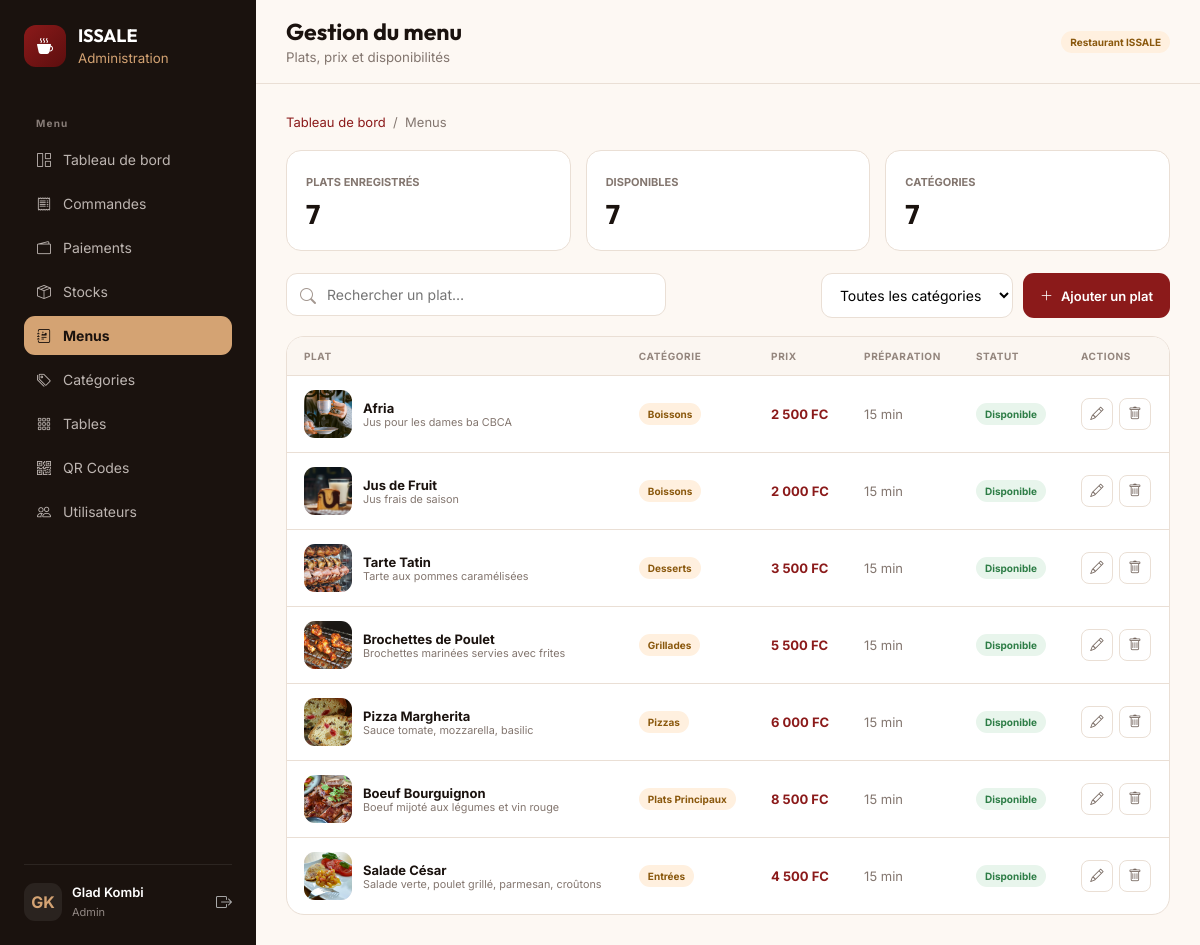
Screenshot of /views/menus.php (signed in) with the database file from the repository.
### tables this page shows
CREATE TABLE `menus` (
  `id` int(11) NOT NULL,
  `category_id` int(11) NOT NULL,
  `nom` varchar(100) NOT NULL,
  `description` text DEFAULT NULL,
  `price` decimal(10,2) NOT NULL,
  `image` varchar(255) DEFAULT NULL,
  `is_available` tinyint(1) DEFAULT 1,
  `preparation_time` int(11) DEFAULT 15,
  `stock_quantity` int(11) NOT NULL DEFAULT 0,
  `display_order` int(11) DEFAULT 0,
  `created_by` int(11) DEFAULT NULL,
  `created_at` datetime DEFAULT current_timestamp(),
  `supprimer` int(11) DEFAULT 0
);

CREATE TABLE `categories` (
  `id` int(11) NOT NULL,
  `nom` varchar(50) NOT NULL,
  `supprimer` int(11) DEFAULT 0
);

### config/database.php (called while the page is built, shortened)
<?php
function getDBConnection() {
    try {
        $pdo = new PDO(
            "mysql:host=" . DB_HOST . ";dbname=" . DB_NAME . ";charset=" . DB_CHARSET,
            DB_USER,
            DB_PASS,
            [
                PDO::ATTR_ERRMODE => PDO::ERRMODE_EXCEPTION,
                PDO::ATTR_DEFAULT_FETCH_MODE => PDO::FETCH_OBJ,
                PDO::ATTR_EMULATE_PREPARES => false
            ]
        );
        return $pdo;
    } catch (PDOException $e) {
        error_log("Erreur de connexion à la base de données : " . $e->getMessage());
        throw $e;
    }
}
try {
    $pdo = getDBConnection();
} catch (PDOException $e) {
    die("Erreur de connexion à la base de données : " . $e->getMessage());
}
function executeQuery($sql, $params = []) {
    global $pdo;
    try {
        $stmt = $pdo->prepare($sql);
        $stmt->execute($params);
        return $stmt;
    } catch (PDOException $e) {
        error_log("Erreur SQL : " . $e->getMessage() . " - Requête: " . $sql);
        return false;
    }
}
function fetchAll($sql, $params = []) {
    $stmt = executeQuery($sql, $params);
    return $stmt ? $stmt->fetchAll() : [];
}

### views/menus.php (the view, shortened to what this page needs)
<?php
require_once __DIR__.'/../config/database.php';
function mh($v):string{return htmlspecialchars((string)$v,ENT_QUOTES,'UTF-8');}
$menus=fetchAll('SELECT m.*,c.nom category_name FROM menus m JOIN categories c ON c.id=m.category_id WHERE m.supprimer=0 ORDER BY m.created_at DESC,m.id DESC');
$categories=fetchAll('SELECT id,nom FROM categories WHERE supprimer=0 ORDER BY nom');
$available=0;foreach($menus as $m)if($m->is_available)$available++;
$adminName=trim(($_SESSION['user_nom']??'Utilisateur').' '.($_SESSION['user_prenom']??''));$initials=strtoupper(substr($_SESSION['user_nom']??'U',0,1).substr($_SESSION['user_prenom']??'',0,1));
?>
<!doctype html><html lang="fr"><head><meta charset="utf-8"><meta name="viewport" content="width=device-width,initial-scale=1"><title>Gestion du menu — ISSALE</title>
<link href="https://cdn.jsdelivr.net/npm/bootstrap-icons@1.11.1/font/bootstrap-icons.css" rel="stylesheet">
</head><body>
<aside class="sidebar" id="sidebar"><div class="brand"><div class="logo"><i class="bi bi-cup-hot-fill"></i></div><div><h1>ISSALE</h1><small>Administration</small></div></div><nav></nav><div class="user"><div class="avatar"><?=mh($initials)?></div><div><p><?=mh($adminName)?></p><span><?=mh(ucfirst($_SESSION['user_type']??''))?></span></div><a class="logout" href="../models/logout.php"><i class="bi bi-box-arrow-right"></i></a></div></aside>
<main class="main"><header class="top"><div style="display:flex;align-items:center;gap:12px"><button class="menu-btn" onclick="toggleSidebar()"><i class="bi bi-list"></i></button><div><h2>Gestion du menu</h2><small>Plats, prix et disponibilités</small></div></div><span class="badge category">Restaurant ISSALE</span></header><section class="content"><div class="crumb"><a href="dashboard.php">Tableau de bord</a> &nbsp;/&nbsp; Menus</div>
<div class="stats"><div class="stat"><span>Plats enregistrés</span><strong><?=count($menus)?></strong></div><div class="stat"><span>Disponibles</span><strong><?=$available?></strong></div><div class="stat"><span>Catégories</span><strong><?=count($categories)?></strong></div></div>
<div class="toolbar"><div class="search"><i class="bi bi-search"></i><input id="search" oninput="filterMenus()" placeholder="Rechercher un plat…"></div><div class="tools"><select class="filter" id="categoryFilter" onchange="filterMenus()"><option value="">Toutes les catégories</option><?php foreach($categories as $c):?><option value="<?=$c->id?>"><?=mh($c->nom)?></option><?php endforeach;?></select><button class="btn primary" onclick="openMenu()"><i class="bi bi-plus-lg"></i>Ajouter un plat</button></div></div>
<div class="card"><div class="wrap"><table><thead><tr><th>Plat</th><th>Catégorie</th><th>Prix</th><th>Préparation</th><th>Statut</th><th>Actions</th></tr></thead><tbody id="rows"><?php if(!$menus):?><tr><td colspan="6" class="empty">Aucun plat enregistré.</td></tr><?php endif;?><?php foreach($menus as $m):?><tr id="menu-<?=$m->id?>" data-category="<?=$m->category_id?>" data-search="<?=mh(strtolower($m->nom.' '.$m->category_name.' '.$m->description))?>"><td><div class="dish"><?php if($m->image):?><img class="dish-img" src="../<?=mh($m->image)?>" alt=""><?php else:?><span class="dish-img"><i class="bi bi-egg-fried"></i></span><?php endif;?><div><strong><?=mh($m->nom)?></strong><small><?=mh($m->description?:'Aucune description')?></small></div></div></td><td><span class="badge category"><?=mh($m->category_name)?></span></td><td><strong style="color:var(--primary)"><?=number_format((float)$m->price,0,',',' ')?> FC</strong></td><td><?=$m->preparation_time?> min</td><td><span class="badge <?=$m->is_available?'on':'off'?>"><?=$m->is_available?'Disponible':'Indisponible'?></span></td><td><div class="actions"><button class="icon" onclick='editMenu(<?=json_encode($m,JSON_HEX_APOS|JSON_HEX_QUOT)?>)'><i class="bi bi-pencil"></i></button><button class="icon" onclick="deleteMenu(<?=$m->id?>,<?=mh(json_encode($m->nom))?>)"><i class="bi bi-trash"></i></button></div></td></tr><?php endforeach;?></tbody></table></div></div></section></main>
<script src="../assets/js/sidebar-sync.js?v=3"></script></body></html>

### views/menus.php (style rules this page uses)
:root { --primary:#8B1A1A;--dark:#5C0E0E;--gold:#D4A373;--bg:#FDF8F3;--surface:#fff;--sidebar:#1A120E;--text:#1A120E;--muted:#83766f;--border:#eadfd5;--green:#2d7d46;--red:#c0392b;--font:'Inter',sans-serif;--display:'Outfit',sans-serif }
* { box-sizing:border-box }
body { margin:0;background:var(--bg);color:var(--text);font-family:var(--font) }
.sidebar { position:fixed;inset:0 auto 0 0;width:256px;padding:24px;background:var(--sidebar);display:flex;flex-direction:column;z-index:20 }
.brand { display:flex;gap:12px;align-items:center;margin-bottom:34px;color:#fff }
.logo { width:42px;height:42px;border-radius:12px;background:linear-gradient(135deg,var(--primary),var(--dark));display:grid;place-items:center }
.brand h1 { font:700 18px var(--display);margin:0 }
.brand small { color:var(--gold) }
nav { display:grid;gap:5px }
.user { margin-top:auto;padding-top:18px;border-top:1px solid #ffffff14;display:flex;gap:10px;align-items:center;color:#fff }
.avatar { width:38px;height:38px;border-radius:11px;background:#ffffff12;color:var(--gold);display:grid;place-items:center;font-weight:700 }
.user p { margin:0;font-size:13px;font-weight:600 }
.user span { font-size:11px;color:#918783 }
.logout { margin-left:auto;color:#aaa }
.main { margin-left:256px }
.top { position:sticky;top:0;z-index:10;padding:17px 30px;background:#fdf8f3e8;backdrop-filter:blur(12px);border-bottom:1px solid var(--border);display:flex;justify-content:space-between;align-items:center }
.top h2 { font:700 23px var(--display);margin:0 }
.top small { color:var(--muted) }
.content { padding:30px }
.crumb { font-size:13px;color:var(--muted);margin-bottom:20px }
.crumb a { color:var(--primary);text-decoration:none }
.stats { display:grid;grid-template-columns:repeat(3,1fr);gap:15px;margin-bottom:22px }
.stat { background:#fff;border:1px solid var(--border);border-radius:15px;padding:19px }
.stat span { font-size:11px;text-transform:uppercase;color:var(--muted);font-weight:700 }
.stat strong { display:block;font:700 27px var(--display);margin-top:7px }
.toolbar { display:flex;justify-content:space-between;gap:15px;margin-bottom:18px }
.search { position:relative;max-width:380px;flex:1 }
.search i { position:absolute;left:14px;top:13px;color:#a39790 }
.search input,.filter { width:100%;padding:12px 14px 12px 40px;border:1px solid var(--border);border-radius:11px;background:#fff;font:14px var(--font);outline:none }
.filter { padding-left:14px;width:auto }
.tools { display:flex;gap:10px }
.btn { border:0;border-radius:11px;padding:11px 17px;font:600 13px var(--font);cursor:pointer;display:inline-flex;align-items:center;gap:8px }
.primary { background:var(--primary);color:#fff }
.card { background:#fff;border:1px solid var(--border);border-radius:18px;overflow:hidden }
.wrap { overflow:auto }
table { width:100%;border-collapse:collapse }
th { background:#fbf6f1;padding:13px 17px;text-align:left;text-transform:uppercase;letter-spacing:.06em;font-size:10px;color:#94867e }
td { padding:14px 17px;border-top:1px solid var(--border);font-size:13px;color:var(--muted) }
.dish { display:flex;align-items:center;gap:11px }
.dish-img { width:48px;height:48px;border-radius:11px;object-fit:cover;background:#f7e8e8;display:grid;place-items:center;color:var(--primary);font-size:20px }
.dish strong { display:block;color:var(--text) }
.dish small { display:block;max-width:260px;white-space:nowrap;overflow:hidden;text-overflow:ellipsis }
.badge { display:inline-block;padding:5px 9px;border-radius:99px;font-size:10px;font-weight:700 }
.on { background:#e8f5ec;color:var(--green) }
.category { background:#fff0df;color:#8a580d }
.actions { display:flex;gap:6px }
.icon { width:32px;height:32px;border:1px solid var(--border);border-radius:8px;background:#fff;cursor:pointer;color:#75675f }

### rows the page displays
menus: image (picture), nom "Afria", description "Jus pour les dames ba CBCA", category.nom "Boissons", price "2 500", preparation_time "15", is_available "Disponible"
menus: image (picture), nom "Jus de Fruit", description "Jus frais de saison", category.nom "Boissons", price "2 000", preparation_time "15", is_available "Disponible"
menus: image (picture), nom "Tarte Tatin", description "Tarte aux pommes caramélisées", category.nom "Desserts", price "3 500", preparation_time "15", is_available "Disponible"
menus: image (picture), nom "Brochettes de Poulet", description "Brochettes marinées servies avec frites", category.nom "Grillades", price "5 500", preparation_time "15", is_available "Disponible"
menus: image (picture), nom "Pizza Margherita", description "Sauce tomate, mozzarella, basilic", category.nom "Pizzas", price "6 000", preparation_time "15", is_available "Disponible"
menus: image (picture), nom "Boeuf Bourguignon", description "Boeuf mijoté aux légumes et vin rouge", category.nom "Plats Principaux", price "8 500", preparation_time "15", is_available "Disponible"
menus: image (picture), nom "Salade César", description "Salade verte, poulet grillé, parmesan, croûtons", category.nom "Entrées", price "4 500", preparation_time "15", is_available "Disponible"

### other values shown
mh($initials) "GK"
mh($adminName) "Glad Kombi"
mh(ucfirst($_SESSION['user_type']??'')) "Admin"
count($menus) "7"
$available "7"
count($categories) "7"
